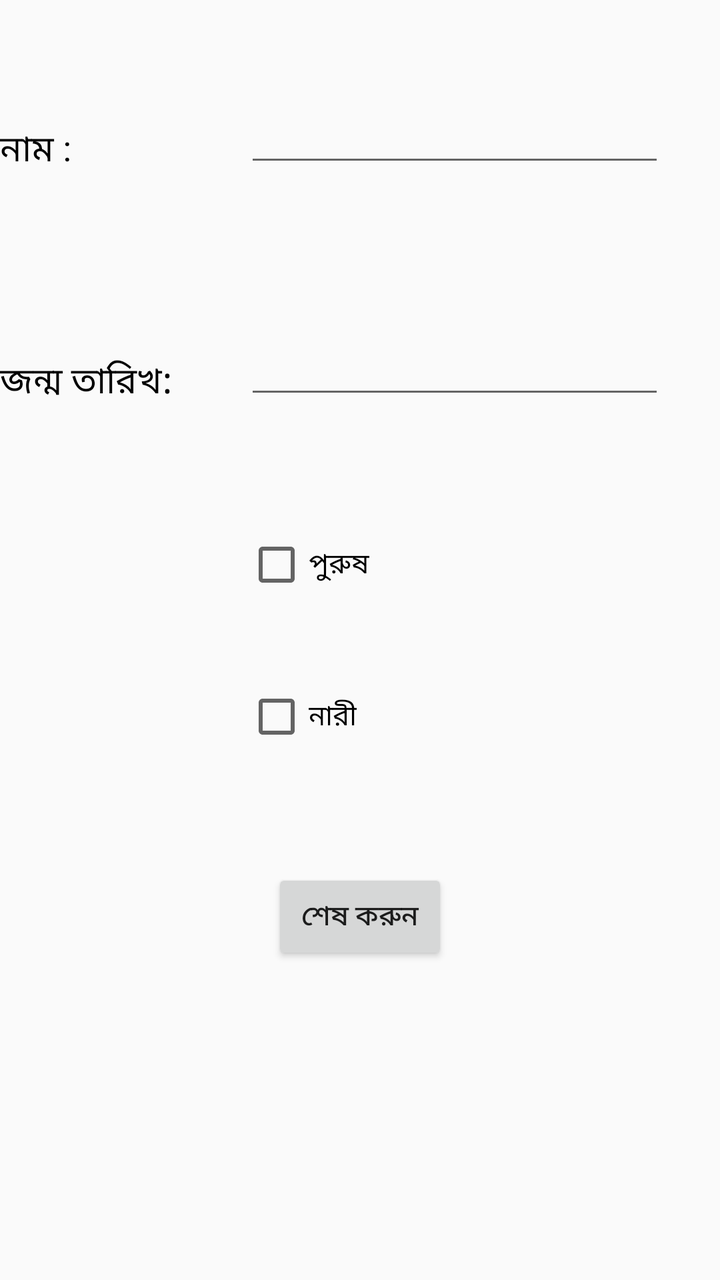
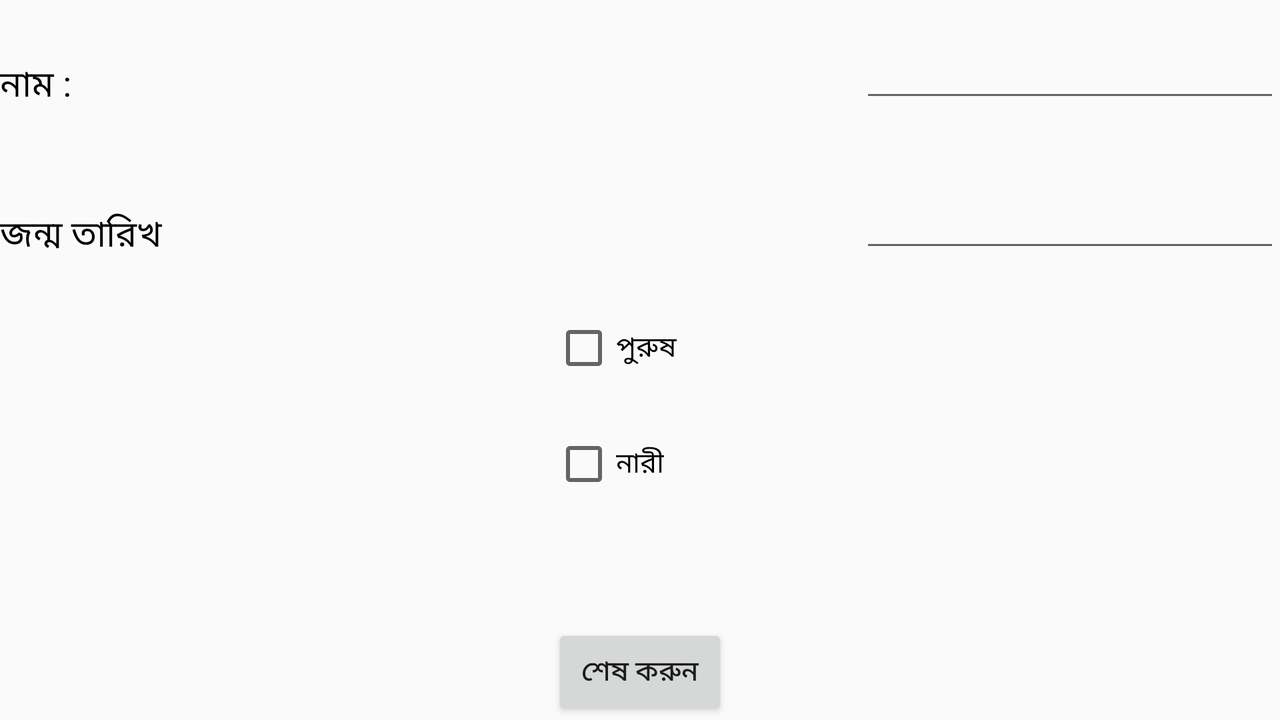

An Android layout and its configuration variant, each rendered on a device that would load it. The default file and the variant file are quoted in full after the pictures.
<!-- AndroidManifest.xml: application theme PrimaryTheme -->
<!-- res/layout/vaccine_dialog.xml -->
<?xml version="1.0" encoding="utf-8"?>
<RelativeLayout xmlns:android="http://schemas.android.com/apk/res/android"
    android:layout_width="match_parent" android:layout_height="match_parent">
    <ScrollView
        android:layout_width="match_parent"
        android:layout_height="match_parent">
    <RelativeLayout
        android:layout_width="match_parent"
        android:layout_height="match_parent">

    <TextView
        android:text="জন্ম তারিখ:"
        android:layout_width="wrap_content"
        android:layout_height="wrap_content"
        android:layout_below="@+id/textView"
        android:layout_alignParentLeft="true"
        android:layout_alignParentStart="true"
        android:layout_marginTop="89dp"
        android:textColor="@color/black"
        android:textSize="18dp"
        android:id="@+id/textView2"
        android:hint="dd/mm/yy"/>

    <CheckBox
        android:text="নারী"
        android:layout_width="wrap_content"
        android:layout_height="wrap_content"
        android:layout_below="@+id/checkBox_Male"
        android:layout_alignLeft="@+id/checkBox_Male"
        android:layout_alignStart="@+id/checkBox_Male"
        android:layout_marginTop="44dp"
        android:id="@+id/checkBox_Female" />

    <Button
        android:text="শেষ করুন"
        android:layout_width="wrap_content"
        android:layout_height="wrap_content"
        android:id="@+id/button_add"
        android:layout_below="@+id/checkBox_Female"
        android:layout_centerHorizontal="true"
        android:layout_marginTop="60dp" />

    <CheckBox
        android:text="পুরুষ"
        android:layout_width="wrap_content"
        android:layout_height="wrap_content"
        android:layout_marginTop="62dp"
        android:id="@+id/checkBox_Male"
        android:layout_below="@+id/editText2"
        android:layout_toRightOf="@+id/textView2"
        android:layout_toEndOf="@+id/textView2"
        android:layout_marginLeft="36dp"
        android:layout_marginStart="36dp" />

    <EditText
        android:layout_width="wrap_content"
        android:layout_height="wrap_content"
        android:inputType="textPersonName"
        android:ems="10"
        android:id="@+id/editText2"
        android:layout_alignBottom="@+id/textView2"
        android:layout_alignLeft="@+id/checkBox_Male"
        android:layout_alignStart="@+id/checkBox_Male" />

    <EditText
        android:layout_width="wrap_content"
        android:layout_height="wrap_content"
        android:inputType="textPersonName"
        android:ems="10"
        android:layout_marginTop="47dp"
        android:id="@+id/name_vaccine"
        android:maxLines="1"
        android:layout_alignParentTop="true"
        android:layout_alignLeft="@+id/editText2"
        android:layout_alignStart="@+id/editText2" />

    <TextView
        android:text="নাম : "
        android:layout_width="wrap_content"
        android:layout_height="wrap_content"
        android:textColor="@color/black"
        android:textSize="18dp"
        android:id="@+id/textView"
        android:layout_alignBottom="@+id/name_vaccine"
        android:layout_alignParentLeft="true"
        android:layout_alignParentStart="true" />
    </RelativeLayout>
    </ScrollView>

</RelativeLayout>
<!-- resources referenced by this layout -->
<resources>
  <color name="black">#000000</color>
  <style name="PrimaryTheme" parent="Theme.AppCompat.Light">
  
          <item name="colorPrimary">@android:color/holo_blue_light</item>
          <item name="colorPrimaryDark">@android:color/holo_green_light</item>
          <item name="colorAccent">@color/colorAccent</item>
          <item name="logo">@drawable/logo</item>
          <item name="displayOptions">useLogo|showHome</item>
  
  
      </style>
  <color name="colorAccent">#38b6cc</color>
</resources>
<!-- res/layout-land/vaccine_dialog.xml (the repository's variant of the layout above) -->
<!-- drawn on the phone turned sideways -->
<?xml version="1.0" encoding="utf-8"?>
<RelativeLayout xmlns:android="http://schemas.android.com/apk/res/android"
    android:layout_width="match_parent" android:layout_height="match_parent">

    <CheckBox
        android:text="নারী"
        android:layout_width="wrap_content"
        android:layout_height="wrap_content"
        android:layout_marginTop="26dp"
        android:id="@+id/checkBox_Female"
        android:layout_below="@+id/checkBox_Male"
        android:layout_alignLeft="@+id/checkBox_Male"
        android:layout_alignStart="@+id/checkBox_Male" />

    <Button
        android:text="শেষ করুন"
        android:layout_width="wrap_content"
        android:layout_height="wrap_content"
        android:id="@+id/button_add"
        android:layout_alignParentBottom="true"
        android:layout_centerHorizontal="true" />

    <EditText
        android:layout_width="wrap_content"
        android:layout_height="wrap_content"

        android:ems="10"
        android:id="@+id/editText2"
        android:layout_alignBottom="@+id/textView2"
        android:layout_alignParentRight="true"
        android:layout_alignParentEnd="true"
        android:windowSoftInputMode="stateHidden"
        android:inputType="none"
        android:textIsSelectable="true"/>

    <EditText
        android:layout_width="wrap_content"
        android:layout_height="wrap_content"
        android:inputType="textPersonName"
        android:ems="10"
        android:id="@+id/name_vaccine"
        android:maxLines="1"
        android:layout_alignBottom="@+id/textView"
        android:layout_alignParentRight="true"
        android:layout_alignParentEnd="true"
        android:focusable="true"
        android:focusableInTouchMode="true"/>

    <CheckBox
        android:text="পুরুষ"
        android:layout_width="wrap_content"
        android:layout_height="wrap_content"
        android:id="@+id/checkBox_Male"
        android:layout_below="@+id/editText2"
        android:layout_alignLeft="@+id/button_add"
        android:layout_alignStart="@+id/button_add"
        android:layout_marginTop="27dp" />

    <TextView
        android:text="জন্ম তারিখ"
        android:layout_width="wrap_content"
        android:layout_height="wrap_content"
        android:layout_marginTop="48dp"
        android:textColor="@color/black"
        android:textSize="18dp"
        android:id="@+id/textView2"
        android:layout_below="@+id/textView"
        android:layout_alignParentLeft="true"
        android:layout_alignParentStart="true" />

    <TextView
        android:text="নাম : "
        android:layout_width="wrap_content"
        android:layout_height="wrap_content"
        android:textColor="@color/black"
        android:textSize="18dp"
        android:id="@+id/textView"
        android:layout_marginTop="29dp"
        android:layout_alignParentTop="true"
        android:layout_alignParentLeft="true"
        android:layout_alignParentStart="true" />

</RelativeLayout>
